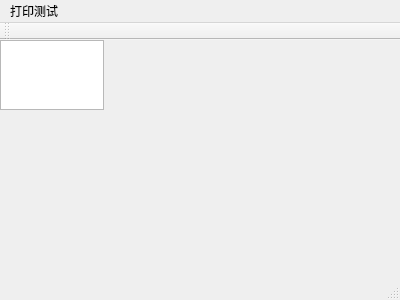
<?xml version="1.0" encoding="UTF-8"?>
<ui version="4.0">
 <class>MainWindow</class>
 <widget class="QMainWindow" name="MainWindow">
  <property name="geometry">
   <rect>
    <x>0</x>
    <y>0</y>
    <width>400</width>
    <height>300</height>
   </rect>
  </property>
  <property name="windowTitle">
   <string>MainWindow</string>
  </property>
  <widget class="QWidget" name="centralWidget">
   <widget class="QTextEdit" name="textEdit">
    <property name="geometry">
     <rect>
      <x>0</x>
      <y>0</y>
      <width>104</width>
      <height>70</height>
     </rect>
    </property>
   </widget>
  </widget>
  <widget class="QMenuBar" name="menuBar">
   <property name="geometry">
    <rect>
     <x>0</x>
     <y>0</y>
     <width>400</width>
     <height>22</height>
    </rect>
   </property>
   <widget class="QMenu" name="menu">
    <property name="title">
     <string>打印测试</string>
    </property>
   </widget>
   <addaction name="menu"/>
  </widget>
  <widget class="QToolBar" name="mainToolBar">
   <attribute name="toolBarArea">
    <enum>TopToolBarArea</enum>
   </attribute>
   <attribute name="toolBarBreak">
    <bool>false</bool>
   </attribute>
  </widget>
  <widget class="QStatusBar" name="statusBar"/>
 </widget>
 <layoutdefault spacing="6" margin="11"/>
 <resources/>
 <connections/>
</ui>
